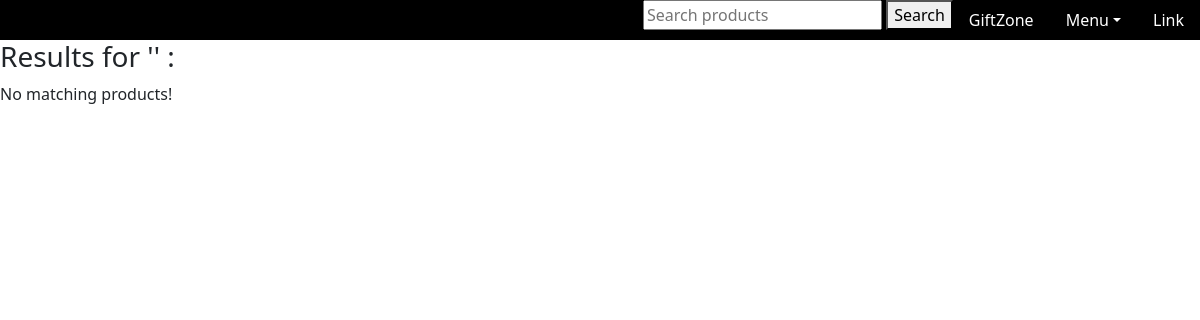
The app's page /search/, older data.
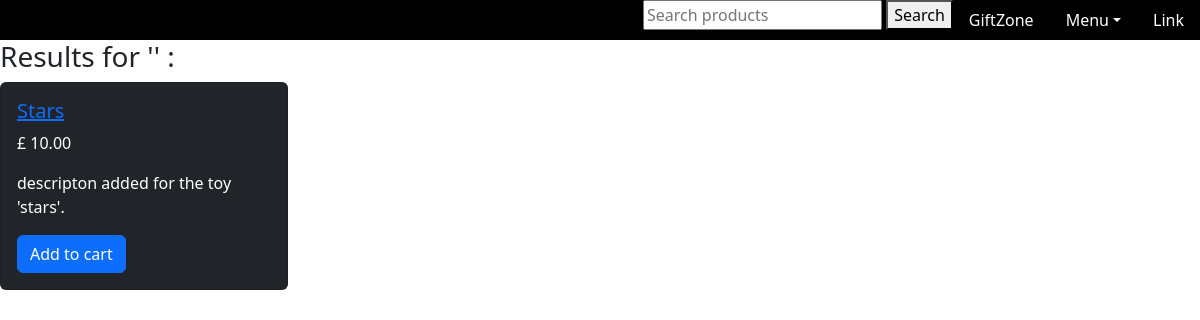
The same page, newer data.
### store/models.py (models this page shows, shortened)
class Product(models.Model):
    category = models.ForeignKey(Category, related_name='products', on_delete=models.CASCADE)
    title = models.CharField(max_length=50)
    slug = models.SlugField(max_length=50)
    description = models.TextField(blank=True)
    price = models.DecimalField(max_digits=10, decimal_places=2)
    created = models.DateTimeField(auto_now_add=True)
    updated = models.DateTimeField(auto_now=True)
    image = models.ImageField(upload_to='uploads/prod_images/', blank=True, null=True)
    class Meta:
        ordering = ('-created',)

### store/views.py (the view)
# urls.py: path('search/', views.search, name='search'),
def search(request):
    search_query = request.GET.get('search_query', '')
    products = Product.objects.filter(title__icontains=search_query)
    return render(request, 'store/search.html', {
        'search_query': search_query,
        'products': products
    })

### store/templatetags/menu_content.py (called while the page is built)
@register.inclusion_tag('giftzone/menu_content.html')
def menu_content():
    categories = Category.objects.all()
    return {'categories': categories}

### store/templates/store/search.html (shortened to what this page needs)
{% extends 'giftzone/layout.html' %}
{% block content %}
    <h3>Results for '{{ search_query }}' :</h3>
    {% if products %}
        {% for product in products %}
            <div class="card text-bg-dark mb-3" style="width: 18rem;">
                <div class="card-body">
                    <a href ="{% url 'product_details' product.category.slug product.slug %}">
                        <h5 class="card-title">{{product.title}}</h5>
                    </a>
                    <p class="card-text">£ {{product.price}}</p><p class="card-text">{{product.description}}</p>
                    <a href="#" class="btn btn-primary">Add to cart</a>
                </div>
            </div>
        {% endfor %}
    {% else %}
        <p>
            No matching products!
        </p>
    {% endif %}
{% endblock %}

Row changes from the older to the newer data that the page shows:
added Product: title "Stars", price "10.00", description "descripton added for the toy 'stars'."
Text that changed along with them:
text no longer shown: "No matching products!"
